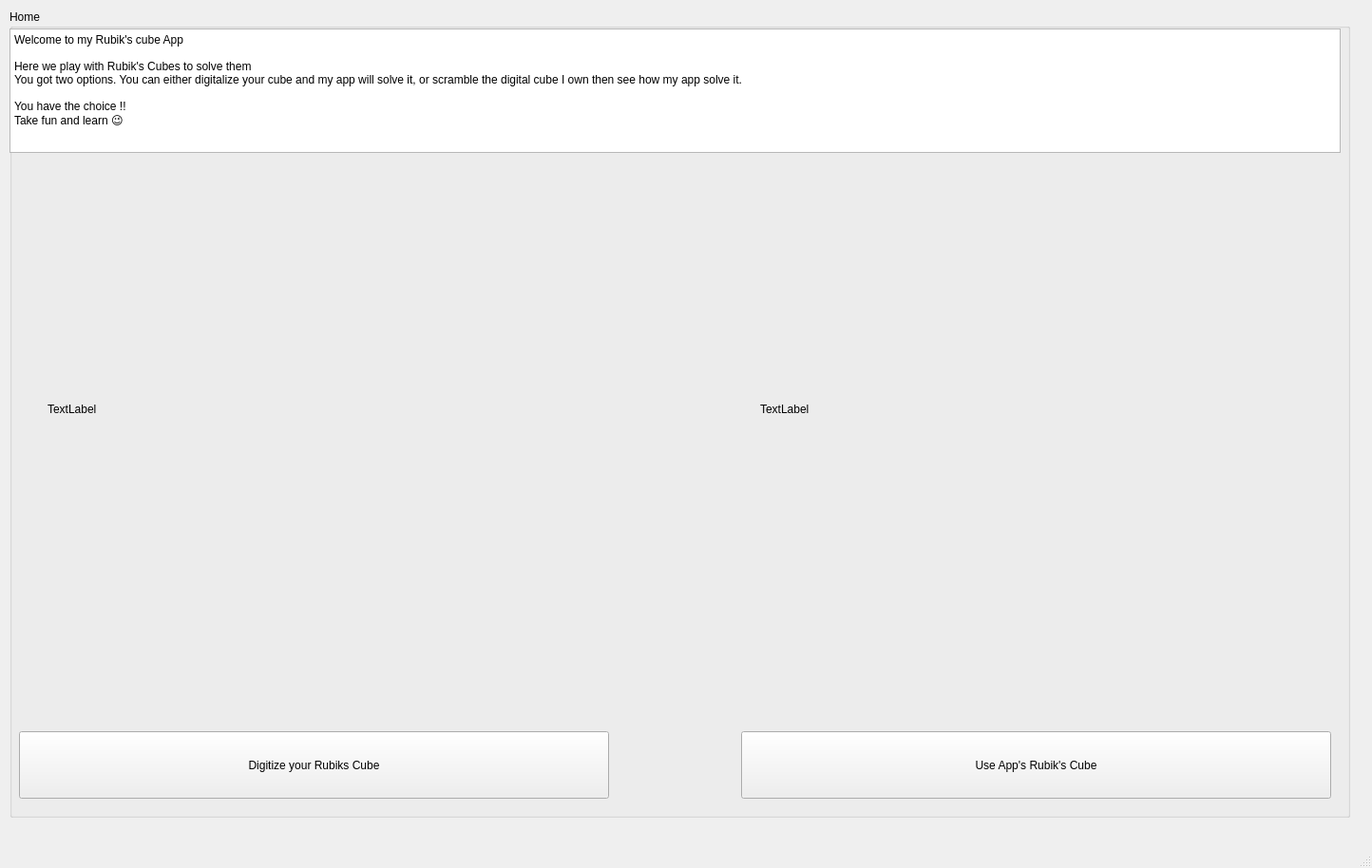
<?xml version="1.0" encoding="UTF-8"?>
<ui version="4.0">
 <class>MainWindow</class>
 <widget class="QMainWindow" name="MainWindow">
  <property name="geometry">
   <rect>
    <x>0</x>
    <y>0</y>
    <width>1444</width>
    <height>914</height>
   </rect>
  </property>
  <property name="windowTitle">
   <string>MainWindow</string>
  </property>
  <widget class="QWidget" name="centralwidget">
   <widget class="QGroupBox" name="groupBox">
    <property name="geometry">
     <rect>
      <x>10</x>
      <y>10</y>
      <width>1411</width>
      <height>851</height>
     </rect>
    </property>
    <property name="title">
     <string>Home</string>
    </property>
    <widget class="QPushButton" name="digitalizeButton">
     <property name="geometry">
      <rect>
       <x>10</x>
       <y>760</y>
       <width>621</width>
       <height>71</height>
      </rect>
     </property>
     <property name="text">
      <string>Digitize your Rubiks Cube</string>
     </property>
    </widget>
    <widget class="QPlainTextEdit" name="plainTextEdit">
     <property name="geometry">
      <rect>
       <x>0</x>
       <y>20</y>
       <width>1401</width>
       <height>131</height>
      </rect>
     </property>
     <property name="plainText">
      <string>Welcome to my Rubik's cube App

Here we play with Rubik's Cubes to solve them
You got two options. You can either digitalize your cube and my app will solve it, or scramble the digital cube I own then see how my app solve it. 

You have the choice !! 
Take fun and learn 😉</string>
     </property>
    </widget>
    <widget class="QLabel" name="digitalizerCoverLabel">
     <property name="geometry">
      <rect>
       <x>40</x>
       <y>210</y>
       <width>581</width>
       <height>421</height>
      </rect>
     </property>
     <property name="text">
      <string>TextLabel</string>
     </property>
    </widget>
    <widget class="QPushButton" name="useAppCubeButton">
     <property name="geometry">
      <rect>
       <x>770</x>
       <y>760</y>
       <width>621</width>
       <height>71</height>
      </rect>
     </property>
     <property name="text">
      <string>Use App's Rubik's Cube</string>
     </property>
    </widget>
    <widget class="QLabel" name="useAppFeautureCover">
     <property name="geometry">
      <rect>
       <x>790</x>
       <y>210</y>
       <width>581</width>
       <height>421</height>
      </rect>
     </property>
     <property name="text">
      <string>TextLabel</string>
     </property>
    </widget>
   </widget>
  </widget>
  <widget class="QMenuBar" name="menubar">
   <property name="geometry">
    <rect>
     <x>0</x>
     <y>0</y>
     <width>1444</width>
     <height>26</height>
    </rect>
   </property>
  </widget>
  <widget class="QStatusBar" name="statusbar"/>
 </widget>
 <resources/>
 <connections/>
</ui>
